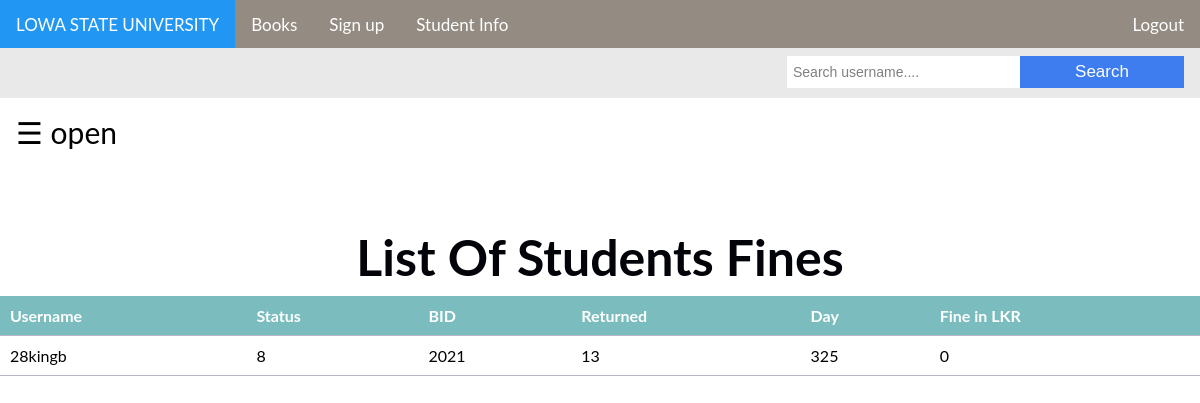
Page /admin/fine.php on the committed database.
### tables this page shows
CREATE TABLE `fine` (
  `username` varchar(100) NOT NULL,
  `status` varchar(100) NOT NULL,
  `bid` int(100) NOT NULL,
  `returned` varchar(100) NOT NULL,
  `day` int(50) NOT NULL,
  `fine` double NOT NULL
);

### admin/fine.php (the view, shortened to what this page needs)
<?php
include "connection.php";
include "navbar.php";
 ?>
<!doctype html>
<html>
<head>
<link rel="stylesheet" href="https://cdnjs.cloudflare.com/ajax/libs/font-awesome/4.7.0/css/font-awesome.min.css">
<link rel="stylesheet" href="https://unpkg.com/swiper/swiper-bundle.min.css"/>
<link rel="stylesheet" href="style.css" type="text/css" media="all">
</head>
<body>
<div class="topnav2">
<div class="search-container">
<form  method="post" name="form1">
<input class="form-control-delete" type="text" placeholder="Search username...." name="search">
<button type="submit" name="submit">Search</button>
<br>
</form>
</div>
</div>
<div id="main">
<span style="font-size:30px;cursor:pointer" onclick="openNav()">&#9776; open</span>
</div>
<section class="listofbooks">
<h2 style="text-align:center;"><br>List Of Students Fines</h2>
<br>
<?php
		if(isset($_POST['submit']))
		{
			$q=mysqli_query($db,"SELECT * FROM `fine` where username like '%$_POST[search]%' ");
			if(mysqli_num_rows($q)==0)
			{
				echo "Sorry! No student found with that username. Try searching again.";
			}
			else
			{
		echo "<table class='table table-bordered table-hover' >";
			echo "<tr style='background-color: #6db6b9e6;'>";
        echo "<th>"; echo " Username ";	echo "</th>";
				echo "<th>"; echo " Status ";  echo "</th>";
				echo "<th>"; echo " BID ";  echo "</th>";
				echo "<th>"; echo " Returned ";  echo "</th>";
				echo "<th>"; echo " Day ";  echo "</th>";
				echo "<th>"; echo " Fine in LKR";  echo "</th>";
			echo "</tr>";
			while($row=mysqli_fetch_assoc($q))
			{
				echo "<tr>";
        echo "<td>"; echo $row['username']; echo "</td>";
				echo "<td>"; echo $row['status']; echo "</td>";
				echo "<td>"; echo $row['bid']; echo "</td>";
				echo "<td>"; echo $row['returned']; echo "</td>";
				echo "<td>"; echo $row['day']; echo "</td>";
				echo "<td>"; echo $row['fine']; echo "</td>";
				echo "</tr>";
			}
		echo "</table>";
			}
		}
		else
		{
	$res=mysqli_query($db,"SELECT * FROM `fine`;");
		echo "<table class='table table-bordered table-hover' >";
			echo "<tr style='background-color: #6db6b9e6;'>";
        echo "<th>"; echo " Username ";	echo "</th>";
        echo "<th>"; echo " Status ";  echo "</th>";
        echo "<th>"; echo " BID ";  echo "</th>";
        echo "<th>"; echo " Returned ";  echo "</th>";
        echo "<th>"; echo " Day ";  echo "</th>";
        echo "<th>"; echo " Fine in LKR";  echo "</th>";
			echo "</tr>";
			while($row=mysqli_fetch_assoc($res))
			{
				echo "<tr>";
        echo "<td>"; echo $row['username']; echo "</td>";
				echo "<td>"; echo $row['status']; echo "</td>";
				echo "<td>"; echo $row['bid']; echo "</td>";
				echo "<td>"; echo $row['returned']; echo "</td>";
				echo "<td>"; echo $row['day']; echo "</td>";
				echo "<td>"; echo $row['fine']; echo "</td>";
				echo "</tr>";
			}
		echo "</table>";
		}
	?>
</section>
</body>
</html>

### admin/style.css (style rules this page uses)
* { margin:0; padding:0; }
::placeholder { color: #FFFFFF; font-family: arial; }
input, textarea, select, button { font-family: arial; color: #333; font-size: 14px; }
p, h1, h2, h3, h4, h5, h6, ul { margin: 0; }
button { border: none; width: 164px; height: 51px; margin: auto; margin-top: 40px; cursor: pointer; display: flex; align-items: center; justify-content: center; padding: 0; background: #333; font-size: 15px; color: #fff; }
#main { transition: margin-left .5s; padding: 16px; }
.listofbooks { height: 3500px; }
.listofbooks h2 { color: #03040a; background: #ffffff; height: 110px; font-size: 50px; }
.listofbooks table { border-collapse: collapse; width: 100%; }
.listofbooks th { color: white; }
.listofbooks th, td { padding: 10px; text-align: left; border-bottom: 1px solid #b7b8c7; }

### admin/navbar.php (style rules this page uses)
body { margin: 0; font-family: "Lato", sans-serif; transition: background-color .5s; }

### admin/fine.php (style rules this page uses)
.topnav2 { overflow: hidden; background-color: #e9e9e9; height: 50px; }
.topnav2 .search-container { float: right; }
.topnav2 input[type=text] { padding: 6px; margin-top: 8px; font-size: 17px; border: none; }
.topnav2 .search-container button { height:auto; float: right; padding: 6px; margin-top: 8px; margin-right: 16px; background: #3e7def; font-size: 17px; border: none; cursor: pointer; }

### rows in the picture
fine: username "28kingb", status "8", bid "2021", returned "13", day "325", fine "0"
